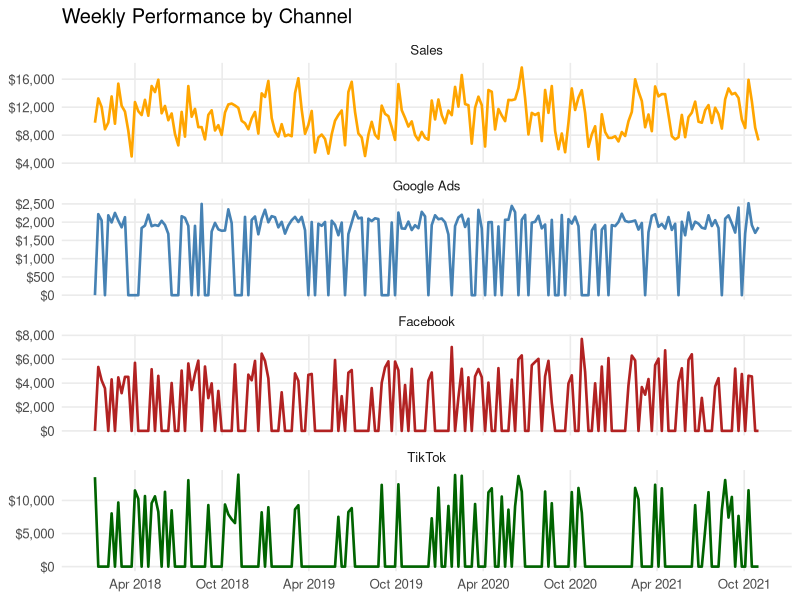
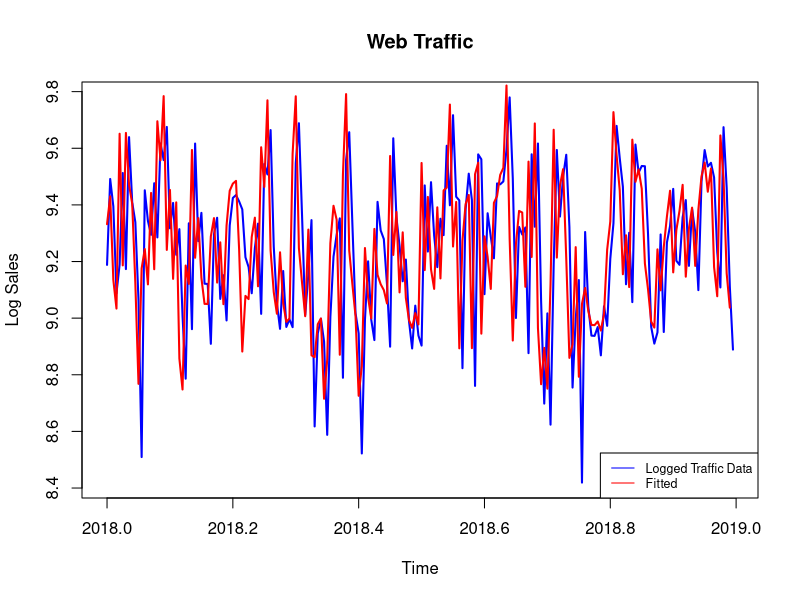

Generate these figures, in order, with R: (Note: this script raises an error after producing the figures.)
## ---- chunk 1
# Core
library(tidyverse)
library(scales)
library(ggplot2)
library(dplyr)
## ---- chunk 2
# Read data ---------------------------------------------------------------
stopifnot(file.exists("marketing_mix_assignment.csv"))
data <- readr::read_csv("marketing_mix_assignment.csv", show_col_types = FALSE)

glimpse(data)
str(data)
## ---- chunk 3

data <- data %>%
  rename(
    google_ads = `Google Ads`,
    facebook   = Facebook,
    tiktok     = TikTok,
    sales      = Sales
  ) 

# "09/10/2025"  (mm/dd/yyyy)
data$Date <- as.Date(data$Date, format = "%m/%d/%Y")


# check for missing data
colSums(is.na(select(data, google_ads, facebook, tiktok, sales)))

# Negative-value counts per column
sapply(select(data, google_ads, facebook, tiktok, sales), function(x) sum(x < 0, na.rm = TRUE))

str(data)

## ---- chunk 4

# Desired facet order (top → bottom)
order_levels <- c("Sales", "Google Ads", "Facebook", "TikTok")

long <- data %>%
  select(Date, Sales = sales, `Google Ads` = google_ads,
         Facebook = facebook, TikTok = tiktok) %>%
  pivot_longer(-Date, names_to = "series", values_to = "value") %>%
  mutate(
    series = factor(series, levels = order_levels)  # puts Sales first
  )

ggplot(long, aes(Date, value, color = series)) +
  geom_line(linewidth = 0.9) +
  facet_wrap(~ series, ncol = 1, scales = "free_y") +
  scale_color_manual(values = c(
    "Sales"      = "orange",
    "Google Ads" = "steelblue",
    "Facebook"   = "firebrick",
    "TikTok"     = "darkgreen"
  )) +
  labs(title = "Weekly Performance by Channel", x = NULL, y = NULL) +
  scale_x_date(date_breaks = "6 months", date_labels = "%b %Y") +
  scale_y_continuous(labels = label_dollar(prefix = "$")) +
  theme_minimal(base_size = 12) +
  theme(panel.grid.minor = element_blank(),
        legend.position = "none")


## ---- chunk 5
google_ads <- data$google_ads
facebook <- data$facebook
tiktok <- data$tiktok
sales <- data$sales

freq <- 200
start_ts <- c(2018, 1)

google_ads <- ts(google_ads, frequency = freq, start = start_ts)
facebook   <- ts(facebook,   frequency = freq, start = start_ts)
tiktok     <- ts(tiktok,     frequency = freq, start = start_ts)
sales      <- ts(sales,      frequency = freq, start = start_ts)

# Log transforms (already started these)
ln_google_ads <- log(google_ads + 1)
ln_facebook   <- log(facebook   + 1)
ln_tiktok     <- log(tiktok     + 1)
ln_sales      <- log(sales      + 1)


# Creating Lagged Sales Variable
m <- 1  # one lag

# number of observations
n <- length(sales)

# Build lagged variable
Lag1_ln_sales <- c(rep(NA, m), ln_sales[1:(n - m)])

## ---- chunk 6
# Fit a Regression
options(scipen = 999)  # prevent scientific notation

regression1 <- lm(
  ln_sales ~ Lag1_ln_sales + ln_google_ads + ln_facebook + ln_tiktok
)

# Show regression summary
summary(regression1)
## ---- chunk 7
# Create fitted traffic as a time series
fitted_sales <- ts(regression1$fitted.values, frequency = freq, start = start_ts)

# Plot actual vs fitted
plot(ln_sales, type = "l", col = "blue", lwd = 2,
     main = "Web Traffic", ylab = "Log Sales", xlab = "Time")

lines(fitted_sales, col = "red", lwd = 2)

legend("bottomright",
       lty = 1, col = c("blue", "red"),
       legend = c("Logged Traffic Data", "Fitted"),
       cex = 0.75)
## ---- chunk 8
#retrieve model coefficients 

beta_google_ads <- summary(regression1)$coefficients[3,1] #row three column one 
beta_facebook <- summary(regression1)$coefficients[4,1]  
beta_tiktok <- summary(regression1)$coefficients[5,1]

# calculate the baseline average sales
avg_sales <- mean(sales)

# calculate the baseline average advertising spending for each media:
avg_google_ads <- mean(google_ads)
avg_facebook <- mean(facebook)
avg_tiktok <- mean(tiktok)

# Calculate the unit effect 
theta_tiktok <- beta_tiktok * (avg_sales / avg_tiktok)
theta_google_ads <- beta_google_ads * (avg_sales / avg_google_ads)
theta_facebook <- beta_facebook * (avg_sales / avg_facebook)


# # Calculate spend per channel (code run in a chunck above)
# google_spend <- sum(data$google_ads)
# facebook_spend <- sum(data$facebook)
# tiktok_spend <- sum(data$tiktok)

# Each media's contribution to sales
tiktok_contribution  <- theta_tiktok  * tiktok_spend
google_ads_contribution  <- theta_google_ads  * google_spend
facebook_contribution <- theta_facebook * facebook_spend



## ---- chunk 9
# Barplot information
media_contribution <- c(tiktok_contribution, google_ads_contribution, facebook_contribution)
                      
# Round contributions to whole numbers
media_contribution <- round(media_contribution, digits = 0)

# Media names
media_names <- c("Tiktok", "Google Ads", "Facebook")

# Create data frame
df <- data.frame(media_names, media_contribution)

# Barplot
bar_plot <- ggplot(data = df, aes(x = media_names, y = media_contribution)) +
  geom_bar(stat = "identity", color = "black",
           fill = c("darkgreen", "steelblue", "firebrick")) +
  geom_text(aes(label = media_contribution),
            vjust = -0.3, size = 3.5) +
  labs(title = "Contribution to Sales",
       x = "Media", y = "Contribution") +
  theme_minimal()

# Change the order of the bars
bar_plot + scale_x_discrete(limits = c("Tiktok", "Google Ads", "Facebook"))
## ---- chunk 10
# Total contribution from all media
allmedia_contribution <- tiktok_contribution + google_ads_contribution + facebook_contribution 

# Percentage contributions
tiktok_pct       <- tiktok_contribution       / allmedia_contribution
google_ads_pct  <- google_ads_contribution  / allmedia_contribution
facebook_pct <- facebook_contribution / allmedia_contribution


# Put into a vector
pct_contribution <- c(tiktok_pct, google_ads_pct, facebook_pct)

# Convert to percentage format
pct_contribution <- percent(pct_contribution)

# Media names
media_names <- c("Tiktok","Google Ads", "Facebook")

# Data frame
df2 <- data.frame(media_names, pct_contribution)

# Barplot for percentage contributions
bar_plot_pct <- ggplot(data = df2, aes(x = media_names, y = pct_contribution)) +
  geom_bar(stat = "identity", color = "black",
           fill = c("darkgreen", "steelblue", "firebrick")) +
  geom_text(aes(label = pct_contribution),
            vjust = -0.3, size = 3.5) +
  labs(title = "Percentage Contribution to Sales",
       x = "Media", y = "Percentage") +
  theme_minimal()

# Change the order of the bars
bar_plot_pct + scale_x_discrete(limits = c("Tiktok", "Google Ads", "Facebook"))

## ---- chunk 11

# Total cost
cost_total <- tiktok_spend + google_spend + facebook_spend 

# Vector of costs
cost <- c(tiktok_spend, google_spend, facebook_spend)
cost <- round(cost, digits = 0)

# Traffic Contribution vs Cost Data Frame
df3 <- data.frame(
  sales_cost = rep(c("Sales", "Cost"), each = 3),
  media_names = rep(c("Tiktok", "Google Ads", "Facebook"), 2),
  values = c(media_contribution, cost)
)

## ---- chunk 12
# Grouped barplot: Sales vs Cost
bar_plot3 <- ggplot(data = df3, aes(x = media_names, y = values, fill = sales_cost)) +
  geom_bar(stat = "identity", color = "black", position = position_dodge()) +
  labs(title = "Sales vs. Media Cost",
       x = "Media", y = "Sales and Cost") +
  theme_minimal() +
  scale_x_discrete(limits = c("Tiktok", "Google Ads", "Facebook"))

# Display the plot
bar_plot3
## ---- chunk 13
# Calculate the traffic return (TROMI) for each media
roi_tiktok  <- tiktok_contribution       / tiktok_spend
roi_google_ads  <- google_ads_contribution  / google_spend
roi_facebook <- facebook_contribution / facebook_spend



# Put ROI values into a vector
roi <- c(roi_tiktok, roi_google_ads, roi_facebook )

# Round ROI values
roi <- round(roi, digits = 2)

# Create data frame
media_names <- c("Tiktok", "Google Ads", "Facebook")
df4 <- data.frame(media_names, roi)

# Preview
head(df4)
## ---- chunk 14

# TROMI bar plot
bar_plot4 <- ggplot(data = df4, aes(x = media_names, y = roi)) +
  geom_bar(stat = "identity", color = "black",
           fill = c("darkgreen", "steelblue", "firebrick")) +
  geom_text(aes(label = roi),
            vjust = -0.3, size = 3.5) +
  labs(title = "Sales Return on Marketing Investment (SROMI)",
       x = "Media", y = "SROMI (Sales per Unit Spend)") +
  theme_minimal() +
  scale_x_discrete(limits = c("Tiktok", "Google Ads", "Facebook"))

# Display plot
bar_plot4
## ---- chunk 15
# Calculate spend per channel
google_spend <- sum(data$google_ads)
facebook_spend <- sum(data$facebook)
tiktok_spend <- sum(data$tiktok)

# Combine into a vector
spend <- c(google_spend, facebook_spend, tiktok_spend)
channels <- c("Google Ads", "Facebook", "TikTok")

# Create percentages
pct <- round(spend / sum(spend) * 100)

# Labels with percentages
labels <- paste0(channels, " (", pct, "%)")

# Plot pie chart
pie(spend, labels = labels, main = "Marketing Spend Distribution",
    col = c("steelblue", "firebrick", "darkgreen"))

## ---- chunk 16

# The sum of all media elasticities
beta_allmedia <- beta_tiktok + beta_google_ads + beta_facebook

# Optimal resource allocation (budget share by elasticity)
optim_tiktok <- beta_tiktok / beta_allmedia
optim_facebook <- beta_google_ads / beta_allmedia
optim_google_ads <- beta_facebook / beta_allmedia

# Pie-chart ingredients for optimal allocation
slices_optim <- c(optim_tiktok, optim_google_ads, optim_facebook)
slices_optim <- round(slices_optim, digits = 2)

lbls_optim <- c("Tiktok", "Google Ads", "Facebook")
pct_optim  <- round(slices_optim * 100)

# Add percentage labels
lbls_optim <- paste(lbls_optim, pct_optim, "%")

# Pie chart
pie(slices_optim,
    labels = lbls_optim,
    col = rainbow(length(lbls_optim)),
    main = "Optimal Budget Allocation")
